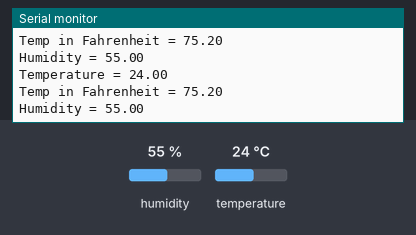
A sketch run on a simulated Arduino Uno, built with avr-gcc and run on an emulated ATmega328P. Parts: the last lines printed to the serial monitor. Inputs (shaded band) come from the test bench; at power-on: humidity 55 %, temperature 24 °C.

Above: at 3.8 s.
3.9 s: humidity set to 22 %
At 7.2 s:
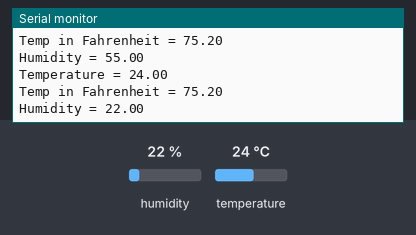
7.8 s: temperature set to 12 °C
At 10.6 s:
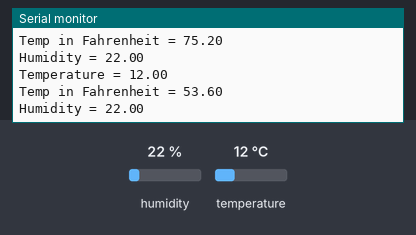
11.7 s: humidity set to 40 %
At 12.7 s:
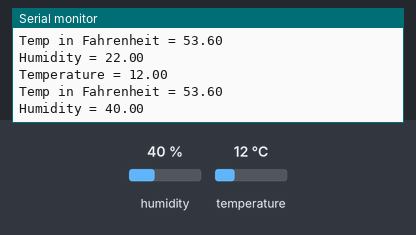
Timing chart, 0 to 14.7 s (numbered marks = the images above; inputs shaded):
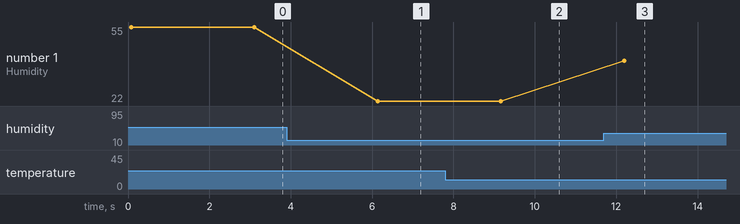

Measured:
- after the input at 3.9 s, the serial monitor: prints a new line after 2.2 s (image 1)
- after the input at 7.8 s, the serial monitor: prints a new line after 1.3 s (image 2)
- after the input at 11.7 s, the serial monitor: prints a new line after 0.49 s (image 3)
- plotted number 1: 55 → 22 after the input at 3.9 s, 22 → 40 after the input at 11.7 s

The sketch:

TempHumiditySensor.ino
```cpp
#include <DHT.h>

// What pin are we using on the uno board
#define DHTPIN 7

// Module type is DHT11
#define DHTTYPE DHT11

DHT dht(DHTPIN, DHTTYPE);

void setup() {
  // set your serial connection bit rate. Standard = 9600
  Serial.begin(9600);
  dht.begin();
}

void loop() {
  // put your main code here, to run repeatedly:
  float h = dht.readHumidity();
  float t = dht.readTemperature();
  float f = dht.readTemperature(true);

  Serial.print(F("Temperature = "));
  Serial.println(t);

  Serial.print(F("Temp in Fahrenheit = "));
  Serial.println(f);

  Serial.print(F("Humidity = "));
  Serial.println(h);
  Serial.println();
  Serial.println();
  delay(3000);
}
```
